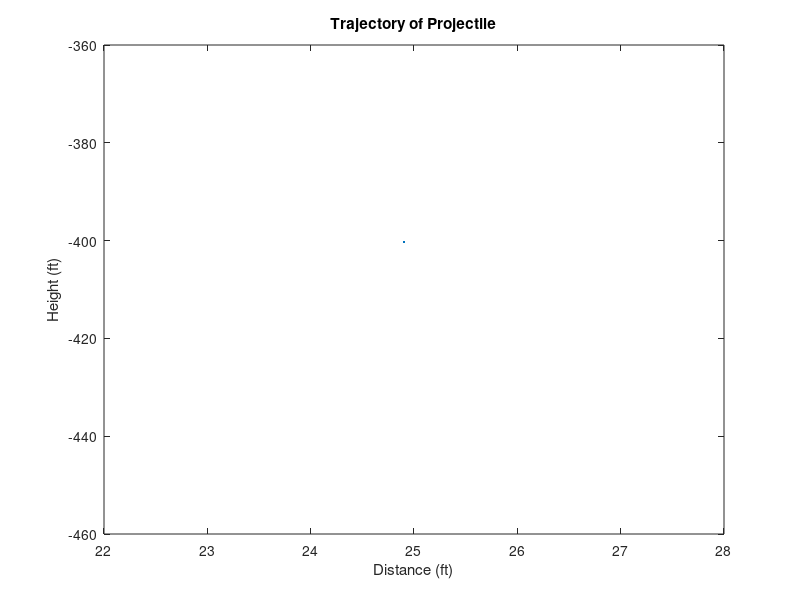

Here is the MATLAB script that generated this plot:
% Script to calculate and plot the trajectory of a projectile

%initial velocity and launch angle
clc
V0 =input('Initial Velocity? (ft/s):') ; %feet per second, 100
T=input('Launch angle?(degrees):'); % angle in degrees
S= input('Starttime?(0-5):');
R= input('Runtime?(s):');
T= T*pi/180; % angle in radians
g=32.2; %feet per second^2
t= S:0.25:R; % R second time period starting at S 
             % split into increments of 0.25 seconds
X = V0*cos(T)*t; 
Y = V0*sin(T)*t-0.5*g*t.^2;




plot (X,Y)
title ('Trajectory of Projectile')
%xlim([0,R*100])
xlabel ('Distance (ft)')
ylabel ('Height (ft)')
